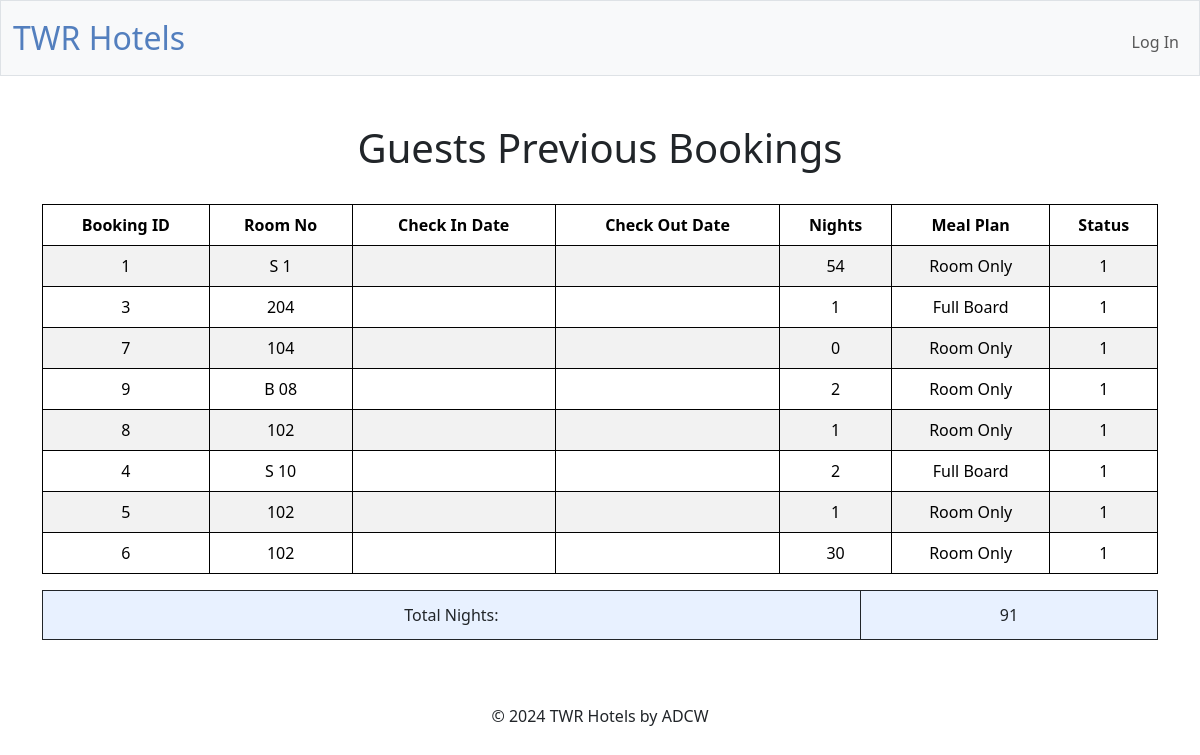
Page /guest_bookings?guestid=0 on the committed database.
### tables this page shows
CREATE TABLE "bookings" (bookingID INTEGER PRIMARY KEY AUTOINCREMENT NOT NULL, guestID INTEGER NOT NULL, roomID INTEGER NOT NULL, checkInDate DATE NOT NULL, checkOutDate DATE NOT NULL, mealPlanID INTEGER NOT NULL, statusID INTEGER, FOREIGN KEY (guestID) REFERENCES guests(guestID), FOREIGN KEY (roomID) REFERENCES rooms(roomID), FOREIGN KEY (mealPlanID) REFERENCES mealPlans(mealPlanID), FOREIGN KEY (statusID) REFERENCES status(statusID));

CREATE TABLE "rooms" (roomID INTEGER PRIMARY KEY AUTOINCREMENT NOT NULL, hotelID INTEGER NOT NULL, typeID INTEGER NOT NULL, statusID INTEGER NOT NULL, roomNo TEXT NOT NULL, FOREIGN KEY (hotelID) REFERENCES Hotels(hotelID),  FOREIGN KEY (typeID) REFERENCES "roomTypes"(typeID), FOREIGN KEY (statusID) REFERENCES status(statusID));

CREATE TABLE "mealPlans" (mealPlanID INTEGER PRIMARY KEY AUTOINCREMENT NOT NULL, name TEXT NOT NULL, statusID INTEGER NOT NULL, FOREIGN KEY (statusID) REFERENCES status(statusID));

### app.py (the view)
@app.route("/guest_bookings", methods=["GET"])
@login_required
def guest_bookings():
    guestID = request.args.get("guestid", type=int)
    guest = db.execute(
        "SELECT * FROM guests WHERE guestID = ?", guestID)
    bookings = db.execute(
        "SELECT bookings.*, rooms.roomNo, mealPlans.name as mealPlanName, status.status FROM bookings INNER JOIN rooms ON bookings.roomID = rooms.roomID INNER JOIN mealPlans ON bookings.mealPlanID = mealPlans.mealPlanID INNER JOIN status ON bookings.statusID = status.statusID WHERE guestID = ? ORDER BY checkInDate", guestID)
    totalNights = 0
    for booking in bookings:
        try:
            checkInDate = date(int(booking["checkInDate"].split("-")[0]), int(
                booking["checkInDate"].split("-")[1]), int(booking["checkInDate"].split("-")[2]))
            checkOutDate = date(int(booking["checkOutDate"].split("-")[0]), int(
                booking["checkOutDate"].split("-")[1]), int(booking["checkOutDate"].split("-")[2]))
            booking["nights"] = (checkOutDate - checkInDate).days
            totalNights += booking["nights"]
        except ValueError:
            booking["nights"] = "oops"
    return render_template("guest_bookings.html", guest=guest, bookings=bookings, totalNights=totalNights)

### app.py (called while the page is built)
@app.after_request
def after_request(response):
    response.headers["Cache-Control"] = "no-cache, no-store, must-revalidate"
    response.headers["Expires"] = 0
    response.headers["Pragma"] = "no-cache"
    return response

### templates/guest_bookings.html (shortened to what this page needs)
{% extends "layout.html" %}
{% block main %}
<h1>Guests Previous Bookings</h1>
<br>
<table class="table table-striped">
    <thead>
        <tr>
            <th>Booking ID</th>
            <th>Room No</th>
            <th>Check In Date</th>
            <th>Check Out Date</th>
            <th>Nights</th>
            <th>Meal Plan</th>
            <th>Status</th>
        </tr>
    </thead>
    <tbody>
        {% for booking in bookings %}
            <tr>
                <td>{{ booking["bookingID"] }}</td>
                <td>{{ booking["roomNo"] }}</td>
                <td>{{ booking["checkinDate"] }}</td>
                <td>{{ booking["checkoutDate"] }}</td>
                <td>{{ booking["nights"] }}</td>
                <td>{{ booking["mealPlanName"] }}</td>
                <td>{{ booking["statusID"] }}</td>
            </tr>
        {% endfor %}
    </tbody>
</table>
<table>
    <tbody>
        <tr>
            <td>Total Nights:</td>
            <td>{{ totalNights }}</td>
        </tr>
    </tbody>
</table>
{% endblock %}

### static/styles.css (style rules this page uses)
table { background-color: transparent; margin-bottom: 1rem; width: 100%; }
table th, table td { padding: 0.75rem; vertical-align: middle; border-collapse: collapse; border: 1px solid; }
tbody tr:nth-of-type(odd) { background-color: rgb(179, 208, 255, 0.3) }

### rows in the picture
bookings: bookingID "1", roomNo "S 1", nights "54", mealPlanName "Room Only", statusID "1"
bookings: bookingID "3", roomNo "204", nights "1", mealPlanName "Full Board", statusID "1"
bookings: bookingID "7", roomNo "104", nights "0", mealPlanName "Room Only", statusID "1"
bookings: bookingID "9", roomNo "B 08", nights "2", mealPlanName "Room Only", statusID "1"
bookings: bookingID "8", roomNo "102", nights "1", mealPlanName "Room Only", statusID "1"
bookings: bookingID "4", roomNo "S 10", nights "2", mealPlanName "Full Board", statusID "1"
bookings: bookingID "5", roomNo "102", nights "1", mealPlanName "Room Only", statusID "1"
bookings: bookingID "6", roomNo "102", nights "30", mealPlanName "Room Only", statusID "1"

### other values in the picture
{{ totalNights }} "91"
